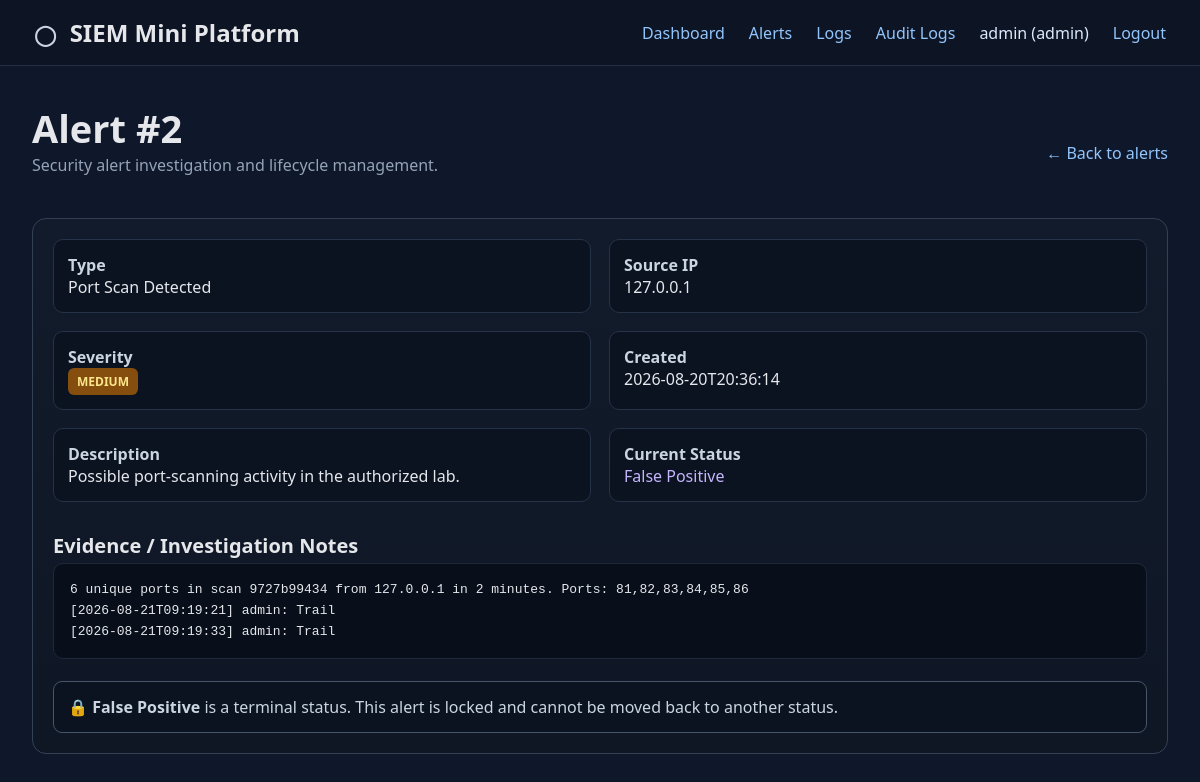
The page /alert/2 (signed in) on the database its author committed.
### tables this page shows
CREATE TABLE alerts(
        id INTEGER PRIMARY KEY AUTOINCREMENT,
        created_at TEXT NOT NULL,
        alert_type TEXT NOT NULL,
        source_ip TEXT,
        severity TEXT NOT NULL,
        description TEXT,
        status TEXT NOT NULL DEFAULT 'New',
        evidence TEXT
    );

### app.py (the view, shortened to what this page needs)
@app.route("/alert/<int:alert_id>", methods=["GET", "POST"])
def alert_detail(alert_id):
    r = require_login()
    if r: return r
    conn = db()
    alert = conn.execute("SELECT * FROM alerts WHERE id=?", (alert_id,)).fetchone()
    if not alert:
        conn.close()
        flash("Alert not found.", "error")
        return redirect(url_for("alerts"))
    conn.close()
    allowed_options = {
        "New": ["New", "Investigating", "Resolved", "False Positive"],
        "Investigating": ["Investigating", "Resolved", "False Positive"],
        "Resolved": ["Resolved"],
        "False Positive": ["False Positive"],
    }[alert["status"]]
    return render_template("alert_detail.html", alert=alert, allowed_options=allowed_options,
                           terminal=alert["status"] in TERMINAL_STATUSES)

### app.py (called while the page is built, shortened)
def db():
    conn = sqlite3.connect(DB)
    conn.row_factory = sqlite3.Row
    return conn

def logged_in():
    return "user_id" in session

def require_login():
    if not logged_in():
        return redirect(url_for("login"))
    return None

@app.before_request
def collect_http_event():
    ignored_prefixes = (
        "/static/", "/dashboard", "/alerts", "/alert/", "/audit",
        "/login", "/logout", "/lab/ingest-port", "/api/", "/logs"
    )
    if request.path.startswith(ignored_prefixes):
        return

### templates/alert_detail.html (shortened to what this page needs)
{% extends 'base.html' %}{% block title %}Alert #{{ alert.id }}{% endblock %}{% block content %}<div class="section-head"><div><h1 class="page-title" style="margin-bottom:0">Alert #{{ alert.id }}</h1><p class="subtitle">Security alert investigation and lifecycle management.</p></div><a href="{{ url_for('alerts') }}">← Back to alerts</a></div><section class="panel"><div class="detail-grid"><div class="detail-item"><b>Type</b><br>{{ alert.alert_type }}</div><div class="detail-item"><b>Source IP</b><br>{{ alert.source_ip }}</div><div class="detail-item"><b>Severity</b><br><span class="badge {{ alert.severity|lower }}">{{ alert.severity }}</span></div><div class="detail-item"><b>Created</b><br>{{ alert.created_at }}</div><div class="detail-item"><b>Description</b><br>{{ alert.description }}</div><div class="detail-item"><b>Current Status</b><br><span class="status-{{ alert.status|lower|replace(' ','-')|replace('false-positive','fp') }}">{{ alert.status }}</span></div></div><h2 style="margin-top:30px">Evidence / Investigation Notes</h2><div class="evidence">{{ alert.evidence or 'No evidence recorded.' }}</div><form method="post" style="margin-top:22px">{% if terminal %}<div class="locked">🔒 <strong>{{ alert.status }}</strong> is a terminal status. This alert is locked and cannot be moved back to another status.</div>{% endif %}</form></section>{% endblock %}

### static/style.css (style rules this page uses)
:root { --bg:#0f172a;--panel:#111827;--panel2:#0b1220;--border:#334155;--text:#e5e7eb;--muted:#94a3b8;--accent:#60a5fa;--green:#34d399;--yellow:#f59e0b;--red:#ef4444;--purple:#a78bfa }
* { box-sizing:border-box }
body { margin:0;background:var(--bg);color:var(--text);font-family:Segoe UI,Arial,sans-serif }
a { color:#93c5fd;text-decoration:none }
.page-title { font-size:38px;margin:0 0 6px }
.subtitle { color:var(--muted);font-size:16px;margin:0 0 28px }
.card,.panel { background:linear-gradient(180deg,#121b2b,#0f1725);border:1px solid var(--border);border-radius:14px }
.panel { padding:20px;margin-bottom:20px }
.panel h2 { margin:0 0 4px;font-size:20px }
.badge { display:inline-flex;padding:5px 9px;border-radius:6px;font-size:12px;font-weight:700 }
.medium { background:#854d0e;color:#fde68a }
.status-fp { color:#c4b5fd }
.section-head { display:flex;justify-content:space-between;align-items:center;margin-bottom:14px }
.locked { padding:14px;border:1px solid #475569;border-radius:9px;background:#0b1220;color:#cbd5e1 }
.detail-grid { display:grid;grid-template-columns:1fr 1fr;gap:18px }
.detail-item { padding:14px;background:#0b1220;border:1px solid #263247;border-radius:10px }
.detail-item b { color:#cbd5e1 }
.evidence { white-space:pre-wrap;background:#080e1a;border:1px solid #1e293b;padding:16px;border-radius:10px;font-family:Consolas,monospace;font-size:13px;line-height:1.6;max-height:300px;overflow:auto }

### rows shown on the page
alerts: id "2", alert_type "Port Scan Detected", source_ip "127.0.0.1", severity "MEDIUM", created_at "2026-08-20T20:36:14", description "Possible port-scanning activity in the authorized lab.", status "False Positive", evidence "6 unique ports in scan 9727b99434 from 127.0.0.1 in 2 minutes. Ports: 81,82,83,84,85,86 [2026-08-21T09:19:21] admin: Trail [2026-08-21T09:19:33] admin: Trail"

### other values the page prints
{{ session.get('username') }} "admin"
{{ session.get('role') }} "admin"
